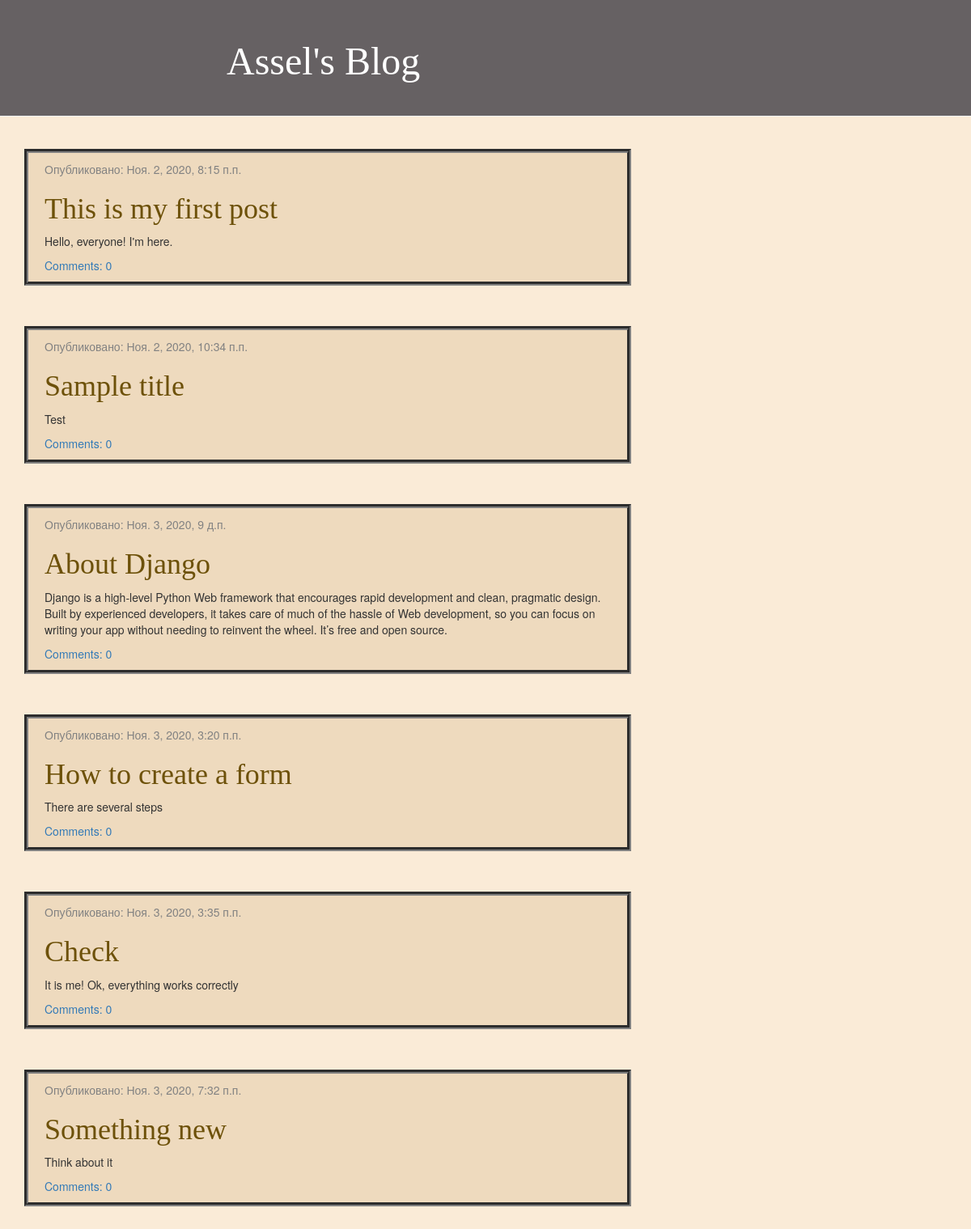
Before: / with the older database file.
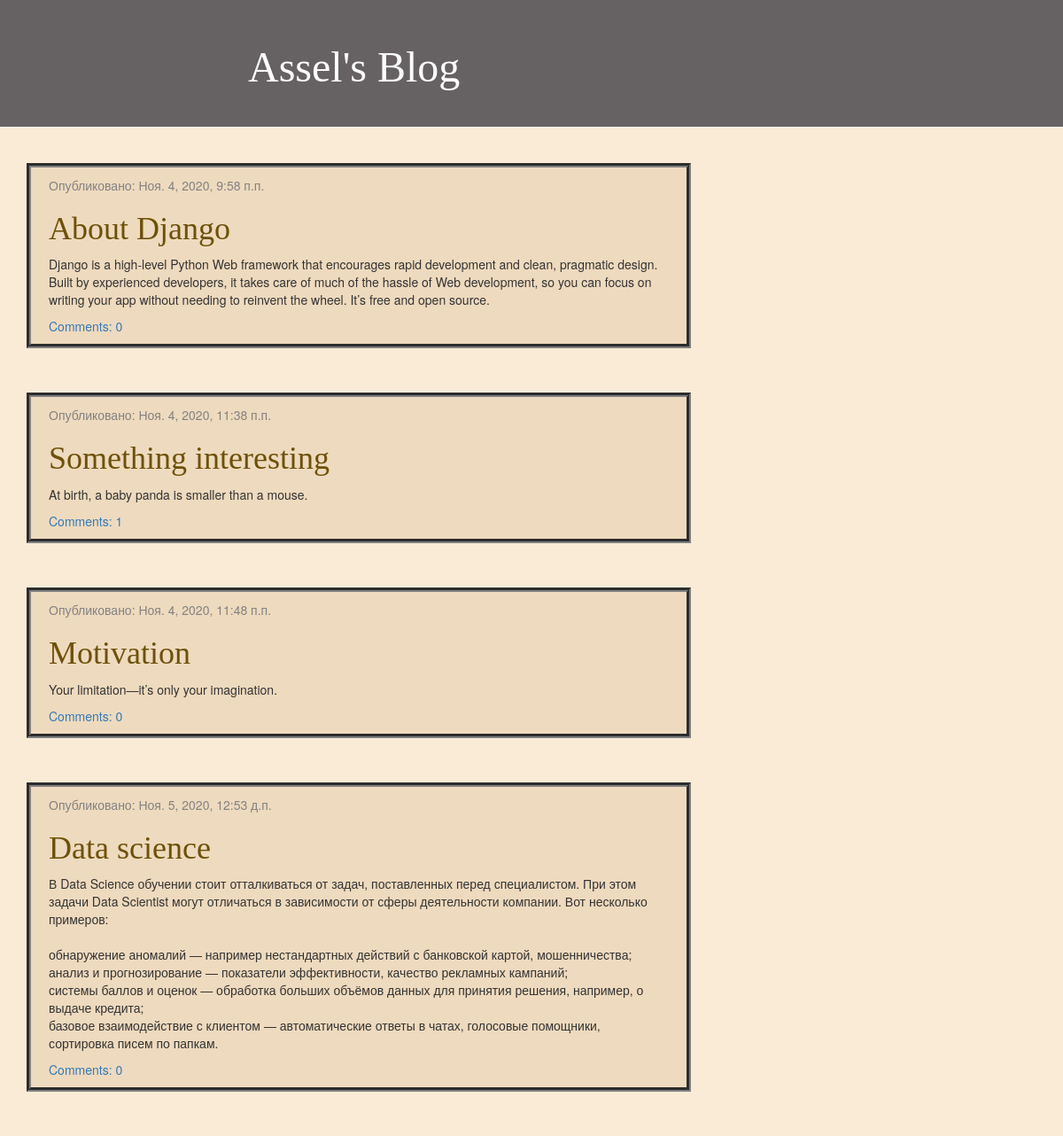
After: the same page with the newer database file.
### blog/models.py (models this page shows, shortened)
class Post(models.Model):
    author = models.ForeignKey(settings.AUTH_USER_MODEL, on_delete=models.CASCADE)
    title = models.CharField(max_length=200)
    text = models.TextField()
    created_date = models.DateTimeField(default=timezone.now)
    published_date = models.DateTimeField(blank=True, null=True)

### blog/views.py (the view)
# urls.py: path('', views.post_list, name='post_list'),
def post_list(request):
    posts = Post.objects.filter(published_date__lte=timezone.now()).order_by('published_date')
    return render(request, 'blog/post_list.html', {'posts':  posts})

### blog/templates/blog/post_list.html
{% extends 'blog/base.html' %}
{% block content %}
    {% for post in posts %}
        <div class="post">
            <div class="date">
                <p>Опубликовано: {{ post.published_date }}</p>
            </div>
            <h1><a href="{% url 'post_detail' pk=post.pk %}">{{ post.title }}</a></h1>
            <p>{{ post.text|linebreaksbr }}</p>
            <a href="{% url 'post_detail' pk=post.pk %}">Comments: {{ post.comments.count }}</a>
        </div>
    {% endfor %}
{% endblock %}

### blog/templates/blog/base.html (shortened to what this page needs)
{% load static %}
<html>
    <head>
        <link rel="stylesheet" href="//maxcdn.bootstrapcdn.com/bootstrap/3.2.0/css/bootstrap.min.css">
        <link rel="stylesheet" href="//maxcdn.bootstrapcdn.com/bootstrap/3.2.0/css/bootstrap-theme.min.css">
        <link rel="stylesheet" href="{% static 'css/blog.css' %}">
    </head>
    <body>
        <div class="page-header">
            <h1><a href="/">Assel's Blog</a></h1>
        </div>
        <div class="content container">
            <div class="row">
                <div class="col-md-8">
                {% block content %}
                {% endblock %}
                </div>
            </div>
        </div>
    </body>
</html>

### blog/static/css/blog.css (style rules this page uses)
.page-header { background-color: #666163; margin-top: 0; margin-bottom: 0; padding: 20px 20px 20px 40px; }
.page-header h1, .page-header h1 a, .page-header h1 a:visited, .page-header h1 a:active { color: #ffffff; font-size: 36pt; padding: 10px 120px; text-decoration: none; }
h1, h2, h3, h4 { font-family: 'Grandstander', cursive; }
.date { color: #828282; }
.post { border: 5px groove gray; background-color: #EEDABE; margin-top: 40px; margin-bottom: 50px; padding: 10px 20px; width: border-box; }
.post h1 a, .post h1 a:visited { color: #6D5109; }
body { background-color: antiquewhite; }

Changed rows visible on the page:
removed Post: published_date "Ноя. 2, 2020, 8:15 п.п.", title "This is my first post", text "Hello, everyone! I'm here.", comments.count "0"
removed Post: published_date "Ноя. 2, 2020, 10:34 п.п.", title "Sample title", text "Test", comments.count "0"
removed Post: published_date "Ноя. 3, 2020, 9 д.п.", title "About Django", text "Django is a high-level Python Web framework that encourages rapid development and clean, pragmatic design. Built by experienced developers, it takes care of much of the hassle of Web development, so you can focus on writing your app without needing to reinvent the wheel. It’s free and open source.", comments.count "0"
removed Post: published_date "Ноя. 3, 2020, 3:20 п.п.", title "How to create a form", text "There are several steps", comments.count "0"
removed Post: published_date "Ноя. 3, 2020, 3:35 п.п.", title "Check", text "It is me! Ok, everything works correctly", comments.count "0"
removed Post: published_date "Ноя. 3, 2020, 7:32 п.п.", title "Something new", text "Think about it", comments.count "0"
added Post: published_date "Ноя. 4, 2020, 9:58 п.п.", title "About Django", text "Django is a high-level Python Web framework that encourages rapid development and clean, pragmatic design. Built by experienced developers, it takes care of much of the hassle of Web development, so you can focus on writing your app without needing to reinvent the wheel. It’s free and open source.", comments.count "0"
added Post: published_date "Ноя. 4, 2020, 11:38 п.п.", title "Something interesting", text "At birth, a baby panda is smaller than a mouse.", comments.count "1"
added Post: published_date "Ноя. 4, 2020, 11:48 п.п.", title "Motivation", text "Your limitation—it’s only your imagination.", comments.count "0"
added Post: published_date "Ноя. 5, 2020, 12:53 д.п.", title "Data science", text "В Data Science обучении стоит отталкиваться от задач, поставленных перед специалистом. При этом задачи Data Scientist могут отличаться в зависимости от сферы деятельности компании. Вот несколько примеров: обнаружение аномалий — например нестандартных действий с банковской картой, мошенничества; анализ и прогнозирование — показатели эффективности, качество рекламных кампаний; системы баллов и оценок — обработка больших объёмов данных для принятия решения, например, о выдаче кредита; базовое взаимодействие с клиентом — автоматические ответы в чатах, голосовые помощники, сортировка писем по папкам.", comments.count "0"
